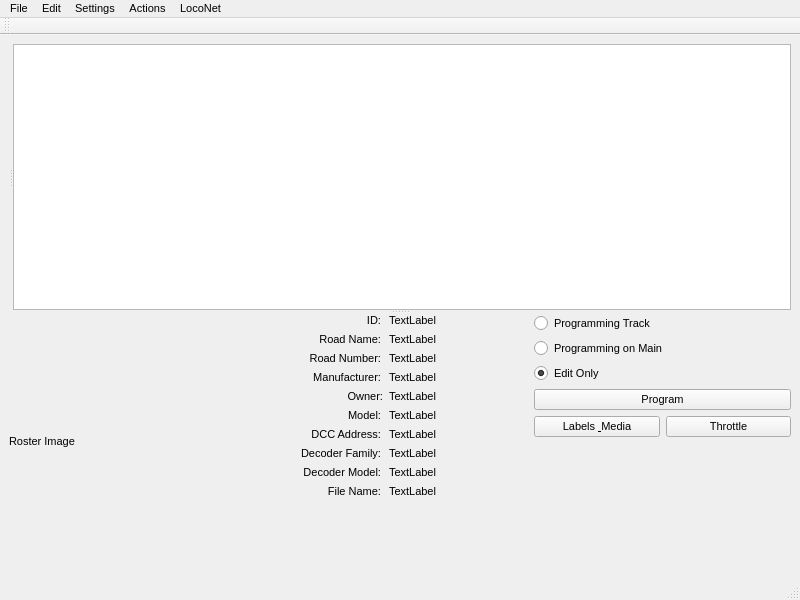
<?xml version="1.0" encoding="UTF-8"?>
<ui version="4.0">
 <class>RosterFrame</class>
 <widget class="QMainWindow" name="RosterFrame">
  <property name="geometry">
   <rect>
    <x>0</x>
    <y>0</y>
    <width>800</width>
    <height>600</height>
   </rect>
  </property>
  <property name="font">
   <font>
    <pointsize>8</pointsize>
   </font>
  </property>
  <property name="windowTitle">
   <string>Roster: All Entries</string>
  </property>
  <widget class="QWidget" name="centralwidget">
   <layout class="QGridLayout" name="gridLayout_3">
    <item row="0" column="0">
     <widget class="QSplitter" name="splitter">
      <property name="orientation">
       <enum>Qt::Vertical</enum>
      </property>
      <widget class="QSplitter" name="splitter_2">
       <property name="orientation">
        <enum>Qt::Horizontal</enum>
       </property>
       <widget class="QWidget" name="groupsPlaceholder" native="true">
        <property name="sizePolicy">
         <sizepolicy hsizetype="MinimumExpanding" vsizetype="MinimumExpanding">
          <horstretch>0</horstretch>
          <verstretch>0</verstretch>
         </sizepolicy>
        </property>
        <layout class="QVBoxLayout" name="verticalLayout_2">
         <item>
          <layout class="QVBoxLayout" name="verticalLayout"/>
         </item>
        </layout>
       </widget>
       <widget class="QTableView" name="rtable"/>
      </widget>
      <widget class="QWidget" name="summaryPanel" native="true">
       <layout class="QGridLayout" name="gridLayout_4">
        <item row="0" column="2">
         <layout class="QVBoxLayout" name="verticalLayout_5">
          <item>
           <widget class="QRadioButton" name="service">
            <property name="text">
             <string>Programming Track</string>
            </property>
           </widget>
          </item>
          <item>
           <widget class="QRadioButton" name="ops">
            <property name="text">
             <string>Programming on Main</string>
            </property>
           </widget>
          </item>
          <item>
           <widget class="QRadioButton" name="edit">
            <property name="text">
             <string>Edit Only</string>
            </property>
            <property name="checked">
             <bool>true</bool>
            </property>
           </widget>
          </item>
         </layout>
        </item>
        <item row="1" column="2">
         <layout class="QGridLayout" name="gridLayout">
          <item row="1" column="1">
           <widget class="QPushButton" name="btnThrottle">
            <property name="text">
             <string>Throttle</string>
            </property>
           </widget>
          </item>
          <item row="1" column="0">
           <widget class="QPushButton" name="btnLabelsMedia">
            <property name="text">
             <string>Labels &amp; Media</string>
            </property>
           </widget>
          </item>
          <item row="0" column="0" colspan="2">
           <widget class="QPushButton" name="btnProgram">
            <property name="text">
             <string>Program</string>
            </property>
           </widget>
          </item>
         </layout>
        </item>
        <item row="0" column="0" rowspan="3">
         <widget class="QLabel" name="locoImage">
          <property name="text">
           <string>Roster Image</string>
          </property>
         </widget>
        </item>
        <item row="0" column="1" rowspan="3">
         <layout class="QFormLayout" name="formLayout">
          <property name="fieldGrowthPolicy">
           <enum>QFormLayout::AllNonFixedFieldsGrow</enum>
          </property>
          <item row="0" column="0">
           <widget class="QLabel" name="label_11">
            <property name="minimumSize">
             <size>
              <width>109</width>
              <height>0</height>
             </size>
            </property>
            <property name="maximumSize">
             <size>
              <width>16777215</width>
              <height>16777215</height>
             </size>
            </property>
            <property name="text">
             <string>ID:</string>
            </property>
            <property name="alignment">
             <set>Qt::AlignRight|Qt::AlignTrailing|Qt::AlignVCenter</set>
            </property>
           </widget>
          </item>
          <item row="0" column="1">
           <widget class="QLabel" name="lblID">
            <property name="text">
             <string>TextLabel</string>
            </property>
           </widget>
          </item>
          <item row="1" column="0">
           <widget class="QLabel" name="label_12">
            <property name="minimumSize">
             <size>
              <width>109</width>
              <height>0</height>
             </size>
            </property>
            <property name="text">
             <string>Road Name:</string>
            </property>
            <property name="alignment">
             <set>Qt::AlignRight|Qt::AlignTrailing|Qt::AlignVCenter</set>
            </property>
           </widget>
          </item>
          <item row="1" column="1">
           <widget class="QLabel" name="lblRoadName">
            <property name="text">
             <string>TextLabel</string>
            </property>
           </widget>
          </item>
          <item row="2" column="0">
           <widget class="QLabel" name="label_13">
            <property name="minimumSize">
             <size>
              <width>109</width>
              <height>0</height>
             </size>
            </property>
            <property name="text">
             <string>Road Number:</string>
            </property>
            <property name="alignment">
             <set>Qt::AlignRight|Qt::AlignTrailing|Qt::AlignVCenter</set>
            </property>
           </widget>
          </item>
          <item row="2" column="1">
           <widget class="QLabel" name="lblRoadNumber">
            <property name="text">
             <string>TextLabel</string>
            </property>
           </widget>
          </item>
          <item row="3" column="0">
           <widget class="QLabel" name="label_14">
            <property name="minimumSize">
             <size>
              <width>109</width>
              <height>0</height>
             </size>
            </property>
            <property name="text">
             <string>Manufacturer:</string>
            </property>
            <property name="alignment">
             <set>Qt::AlignRight|Qt::AlignTrailing|Qt::AlignVCenter</set>
            </property>
           </widget>
          </item>
          <item row="3" column="1">
           <widget class="QLabel" name="lblManufacturer">
            <property name="text">
             <string>TextLabel</string>
            </property>
           </widget>
          </item>
          <item row="4" column="0">
           <widget class="QLabel" name="label_15">
            <property name="minimumSize">
             <size>
              <width>111</width>
              <height>0</height>
             </size>
            </property>
            <property name="text">
             <string>Owner:</string>
            </property>
            <property name="alignment">
             <set>Qt::AlignRight|Qt::AlignTrailing|Qt::AlignVCenter</set>
            </property>
           </widget>
          </item>
          <item row="4" column="1">
           <widget class="QLabel" name="lblOwner">
            <property name="text">
             <string>TextLabel</string>
            </property>
           </widget>
          </item>
          <item row="5" column="0">
           <widget class="QLabel" name="label_16">
            <property name="minimumSize">
             <size>
              <width>109</width>
              <height>0</height>
             </size>
            </property>
            <property name="text">
             <string>Model:</string>
            </property>
            <property name="alignment">
             <set>Qt::AlignRight|Qt::AlignTrailing|Qt::AlignVCenter</set>
            </property>
           </widget>
          </item>
          <item row="5" column="1">
           <widget class="QLabel" name="lblModel">
            <property name="text">
             <string>TextLabel</string>
            </property>
           </widget>
          </item>
          <item row="6" column="0">
           <widget class="QLabel" name="label_17">
            <property name="minimumSize">
             <size>
              <width>109</width>
              <height>0</height>
             </size>
            </property>
            <property name="text">
             <string>DCC Address:</string>
            </property>
            <property name="alignment">
             <set>Qt::AlignRight|Qt::AlignTrailing|Qt::AlignVCenter</set>
            </property>
           </widget>
          </item>
          <item row="6" column="1">
           <widget class="QLabel" name="lblDCCAddress">
            <property name="text">
             <string>TextLabel</string>
            </property>
           </widget>
          </item>
          <item row="7" column="0">
           <widget class="QLabel" name="label_18">
            <property name="minimumSize">
             <size>
              <width>109</width>
              <height>0</height>
             </size>
            </property>
            <property name="text">
             <string>Decoder Family:</string>
            </property>
            <property name="alignment">
             <set>Qt::AlignRight|Qt::AlignTrailing|Qt::AlignVCenter</set>
            </property>
           </widget>
          </item>
          <item row="7" column="1">
           <widget class="QLabel" name="lblDecoderFamily">
            <property name="text">
             <string>TextLabel</string>
            </property>
           </widget>
          </item>
          <item row="8" column="0">
           <widget class="QLabel" name="label_19">
            <property name="minimumSize">
             <size>
              <width>109</width>
              <height>0</height>
             </size>
            </property>
            <property name="text">
             <string>Decoder Model:</string>
            </property>
            <property name="alignment">
             <set>Qt::AlignRight|Qt::AlignTrailing|Qt::AlignVCenter</set>
            </property>
           </widget>
          </item>
          <item row="8" column="1">
           <widget class="QLabel" name="lblDecoderModel">
            <property name="text">
             <string>TextLabel</string>
            </property>
           </widget>
          </item>
          <item row="9" column="0">
           <widget class="QLabel" name="label_20">
            <property name="minimumSize">
             <size>
              <width>109</width>
              <height>0</height>
             </size>
            </property>
            <property name="text">
             <string>File Name:</string>
            </property>
            <property name="alignment">
             <set>Qt::AlignRight|Qt::AlignTrailing|Qt::AlignVCenter</set>
            </property>
           </widget>
          </item>
          <item row="9" column="1">
           <widget class="QLabel" name="lblFileName">
            <property name="text">
             <string>TextLabel</string>
            </property>
           </widget>
          </item>
         </layout>
        </item>
       </layout>
      </widget>
     </widget>
    </item>
   </layout>
  </widget>
  <widget class="QMenuBar" name="menubar">
   <property name="geometry">
    <rect>
     <x>0</x>
     <y>0</y>
     <width>800</width>
     <height>22</height>
    </rect>
   </property>
   <widget class="QMenu" name="menuFile">
    <property name="title">
     <string>File</string>
    </property>
    <addaction name="actionNew_Roster_Window"/>
    <addaction name="separator"/>
    <addaction name="actionClose_Window"/>
   </widget>
   <widget class="QMenu" name="menuEdit">
    <property name="title">
     <string>Edit</string>
    </property>
    <addaction name="actionDuplicate_Loco"/>
    <addaction name="actionDelete_Loco"/>
    <addaction name="separator"/>
    <addaction name="actionPreferences"/>
   </widget>
   <widget class="QMenu" name="menuSettings">
    <property name="title">
     <string>Settings</string>
    </property>
    <widget class="QMenu" name="menuProgramming">
     <property name="title">
      <string>Programming</string>
     </property>
     <addaction name="separator"/>
     <addaction name="actionProgramming_Track"/>
     <addaction name="actionProgramming_On_Main"/>
     <addaction name="actionEdit_Only"/>
    </widget>
    <addaction name="actionHide_Show_Summary_Panel"/>
    <addaction name="actionHide_Show_Roster_Image"/>
    <addaction name="separator"/>
    <addaction name="menuProgramming"/>
   </widget>
   <widget class="QMenu" name="menuActions">
    <property name="title">
     <string>Actions</string>
    </property>
    <addaction name="actionProgram"/>
    <addaction name="actionLabels_and_Media"/>
    <addaction name="actionNew_Throttle"/>
   </widget>
   <widget class="QMenu" name="menuLocoNet">
    <property name="title">
     <string>LocoNet</string>
    </property>
   </widget>
   <addaction name="menuFile"/>
   <addaction name="menuEdit"/>
   <addaction name="menuSettings"/>
   <addaction name="menuActions"/>
   <addaction name="menuLocoNet"/>
  </widget>
  <widget class="QStatusBar" name="statusBar"/>
  <widget class="QToolBar" name="toolBar">
   <property name="windowTitle">
    <string>toolBar</string>
   </property>
   <attribute name="toolBarArea">
    <enum>TopToolBarArea</enum>
   </attribute>
   <attribute name="toolBarBreak">
    <bool>false</bool>
   </attribute>
  </widget>
  <action name="actionNew_Roster_Window">
   <property name="text">
    <string>New Roster Window</string>
   </property>
  </action>
  <action name="actionClose_Window">
   <property name="text">
    <string>Close Window</string>
   </property>
  </action>
  <action name="actionProgram">
   <property name="text">
    <string>Program</string>
   </property>
  </action>
  <action name="actionLabels_and_Media">
   <property name="text">
    <string>Labels &amp;&amp; Media</string>
   </property>
  </action>
  <action name="actionNew_Throttle">
   <property name="text">
    <string>New Throttle</string>
   </property>
  </action>
  <action name="actionHide_Show_Summary_Panel">
   <property name="text">
    <string>Hide/Show Summary Panel</string>
   </property>
  </action>
  <action name="actionHide_Show_Roster_Image">
   <property name="text">
    <string>Hide/Show Roster Image</string>
   </property>
  </action>
  <action name="actionProgramming_Track">
   <property name="checkable">
    <bool>true</bool>
   </property>
   <property name="text">
    <string>Programming Track</string>
   </property>
  </action>
  <action name="actionProgramming_On_Main">
   <property name="checkable">
    <bool>true</bool>
   </property>
   <property name="text">
    <string>Programming On Main</string>
   </property>
  </action>
  <action name="actionEdit_Only">
   <property name="checkable">
    <bool>true</bool>
   </property>
   <property name="checked">
    <bool>true</bool>
   </property>
   <property name="text">
    <string>Edit Only</string>
   </property>
  </action>
  <action name="actionDuplicate_Loco">
   <property name="text">
    <string>Duplicate Loco</string>
   </property>
  </action>
  <action name="actionDelete_Loco">
   <property name="text">
    <string>Delete Loco</string>
   </property>
  </action>
  <action name="actionPreferences">
   <property name="text">
    <string>Preferences</string>
   </property>
  </action>
 </widget>
 <resources/>
 <connections/>
</ui>
